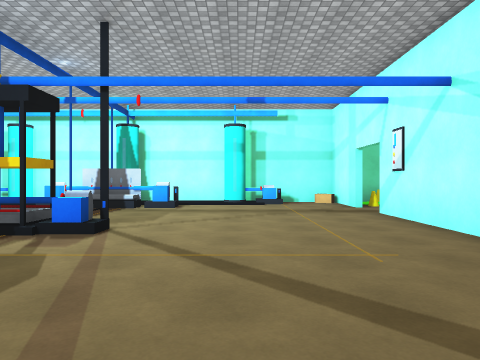
[1] (above)

24 first-person views from a walk through a scene from a Unity 3-D project. The camera is 1.4 m above the floor, looks level and sees 70° across. The floor is counted in squares, 2 m on a side. Each view is taken from the middle of a square. On the plan, view 1 faces up. The plan holds only what a view shows up to about 11 squares ahead; the rest is blank. The place goes on beyond the plan. The player is left out. Surface patterns are stand-ins for the level's own textures.

[2]
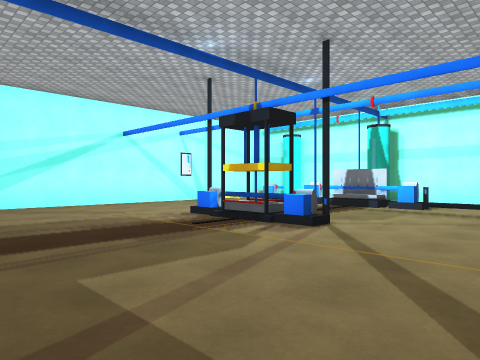

[3]
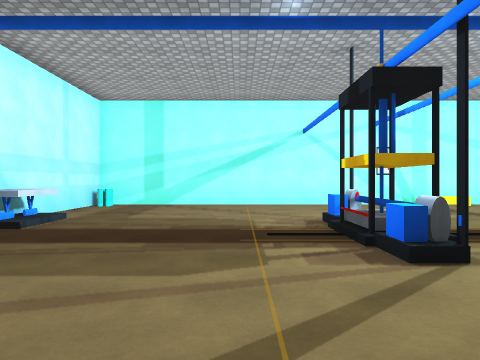

[4]
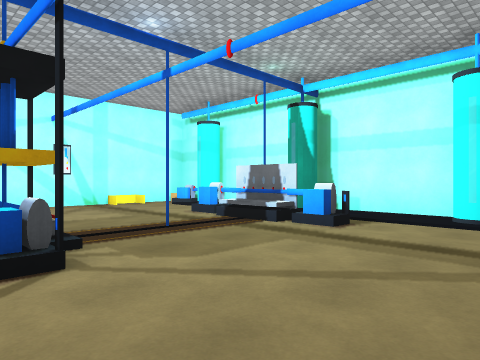

[5]
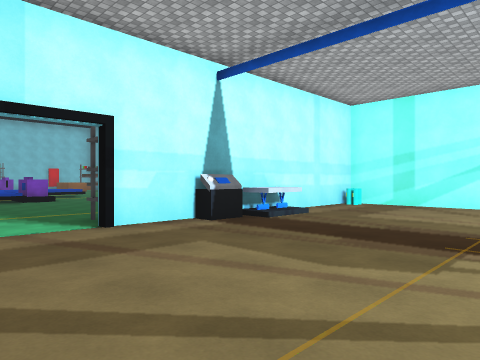

[6]
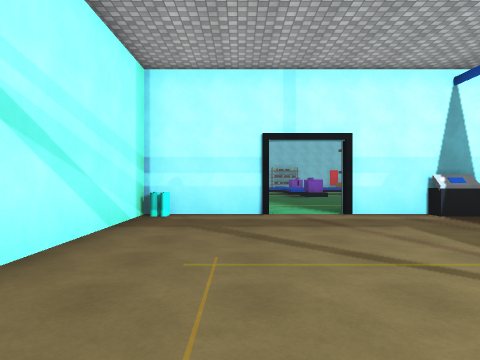

[7]
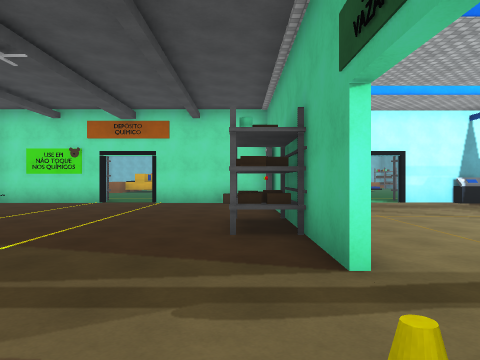

[8]
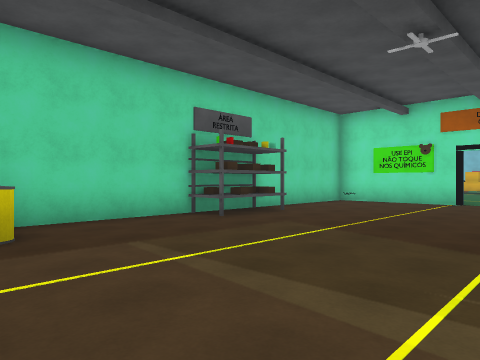

[9]
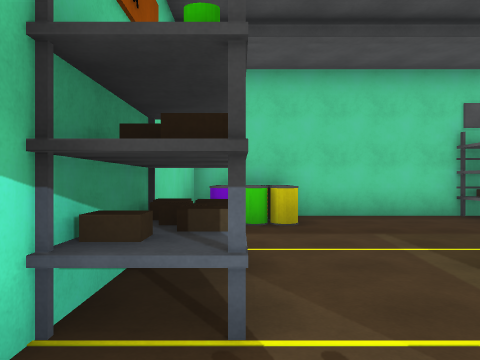

[10]
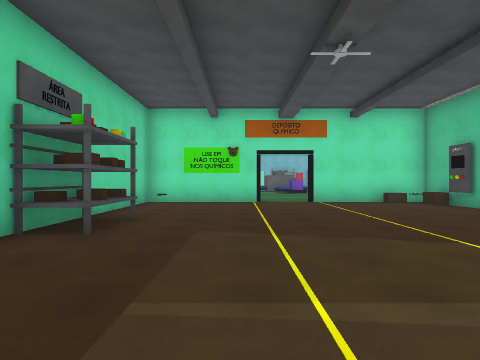

[11]
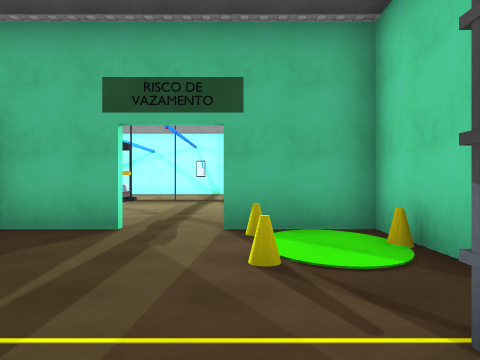

[12]
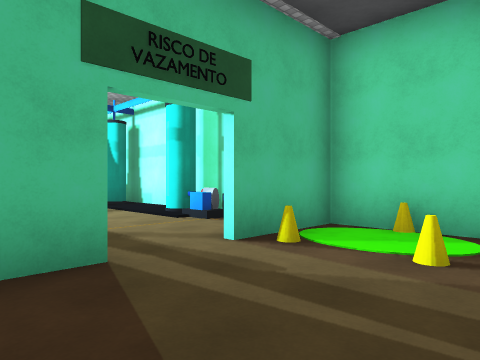

[13]
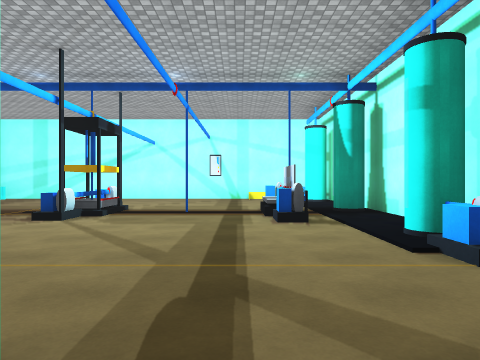

[14]
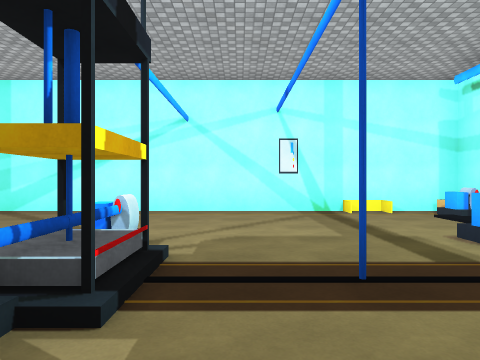

[15]
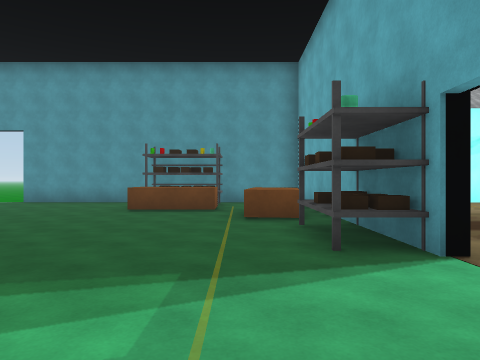

[16]
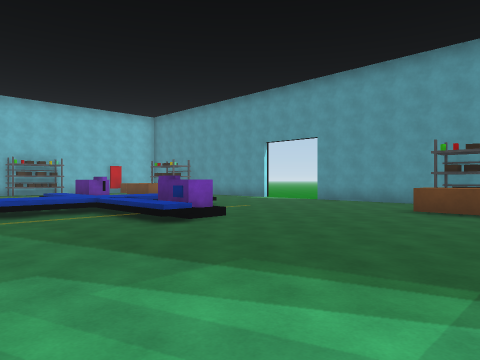

[17]
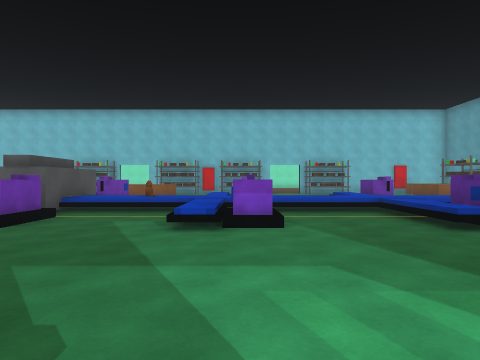

[18]
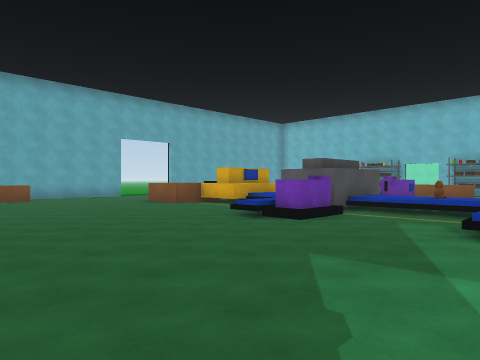

[19]
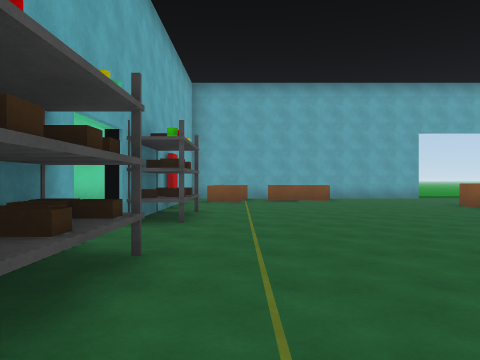

[20]
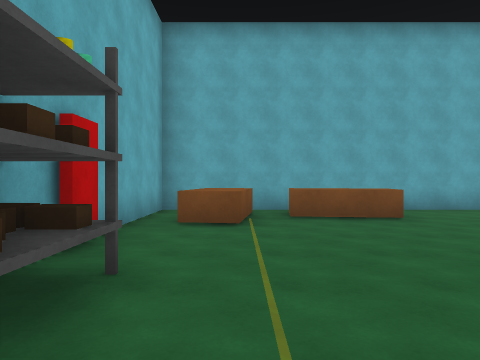

[21]
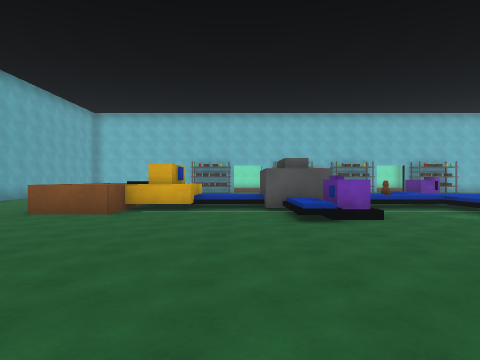

[22]
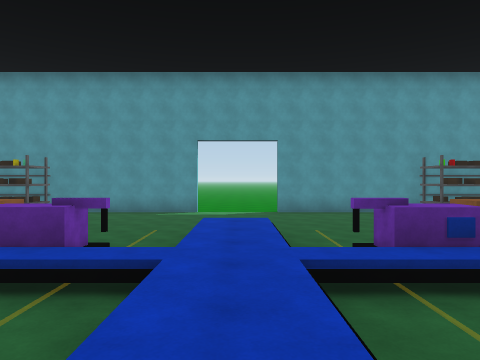

[23]
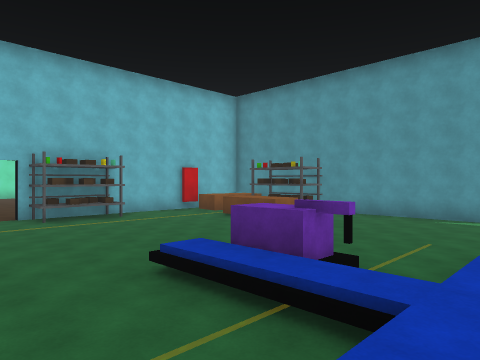

[24]
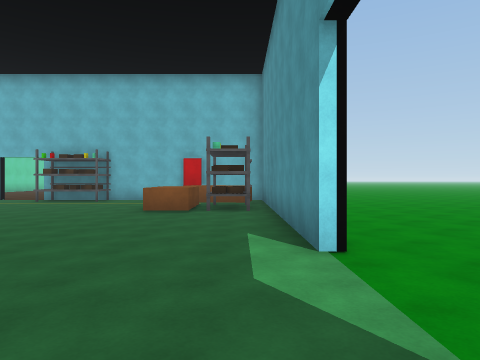

### Floor plan
Key: @ floor where view 1 was taken; # wall or solid block; . main floor; : floor 0.75 m higher than the main floor; / step, stairs or slope; ^ raised ledge; O other object.
Columns run from 15 left of view 1 to 16 right of it. Each row starts with its distance up from view 1.
 11       #############O########
 10       #.O...O..OO.#...O#..^#
  9       #...OOOO....#OO.....^#
  8       #....................#
  7       #.....#.....#........#
  6       #....OO.....#........#
  5       #..OOOOOO...##......O#
  4       #....OO.....#O......##
  3       #...........#........#
  2       #...........#........#
  1       #...........#........#
  0       #........@..#........#
 -1       #O##O#O#..##O###..########
 -2       #   ^^O#..   OOO..O#...^^#
 -3       #  .^..................^^#
 -4       ##O^....................^#
 -5       #OO^....................^#
 -6       #.......................^#
 -7       #........................#
 -8       #......//..//..//........#
 -9       #......O/..O/..O/...OO.. #
-10       ......../.../..##.^#OO..
-11      ......::::::::O:^#:^#   .
-12      ........./.../..^#.^#OO
-13     ..#......O/..O/  O    OO
-14    ...#......O/..O   O
-15    ...#.........
-16   ....#.........
-17  .... ##O^......
-18  .... #OO^......
-19 ..... #O........
-20 ....  #^^ ..OO.

Where each view was taken, in squares from view 1:
view 1: 0 up, 0 right, facing up
view 2: 0 up, 1 right, facing up-left
view 3: 3 up, 1 right, facing left
view 4: 4 up, 1 right, facing up-left
view 5: 4 up, 1 right, facing down-left
view 6: 6 up, 1 right, facing down
view 7: 10 up, 4 right, facing down
view 8: 10 up, 6 right, facing down-right
view 9: 10 up, 5 right, facing right
view 10: 10 up, 9 right, facing down
view 11: 9 up, 8 right, facing left
view 12: 6 up, 6 right, facing up-left
view 13: 8 up, 4 right, facing left
view 14: 6 up, 1 left, facing left
view 15: 3 down, 2 right, facing left
view 16: 3 down, 2 right, facing down-left
view 17: 3 down, 2 right, facing down
view 18: 3 down, 2 right, facing down-right
view 19: 3 down, 3 right, facing right
view 20: 3 down, 8 right, facing right
view 21: 2 down, 8 right, facing down
view 22: 11 down, 2 right, facing left
view 23: 11 down, 1 right, facing down-left
view 24: 9 down, 8 left, facing down
